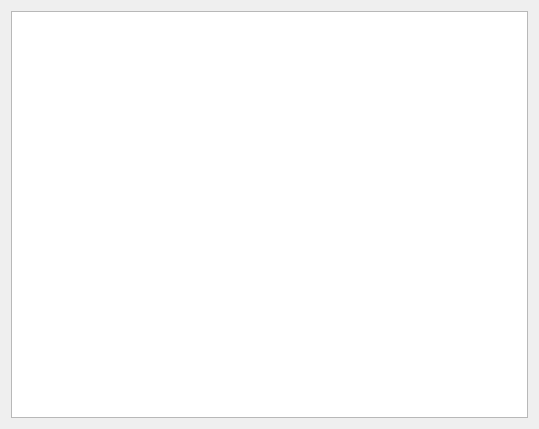
<?xml version="1.0" encoding="UTF-8"?>
<ui version="4.0">
 <class>Widget</class>
 <widget class="QWidget" name="Widget">
  <property name="geometry">
   <rect>
    <x>0</x>
    <y>0</y>
    <width>539</width>
    <height>429</height>
   </rect>
  </property>
  <property name="windowTitle">
   <string>Widget</string>
  </property>
  <layout class="QHBoxLayout" name="horizontalLayout">
   <item>
    <widget class="QTextBrowser" name="textBrowser"/>
   </item>
  </layout>
 </widget>
 <resources/>
 <connections/>
</ui>
